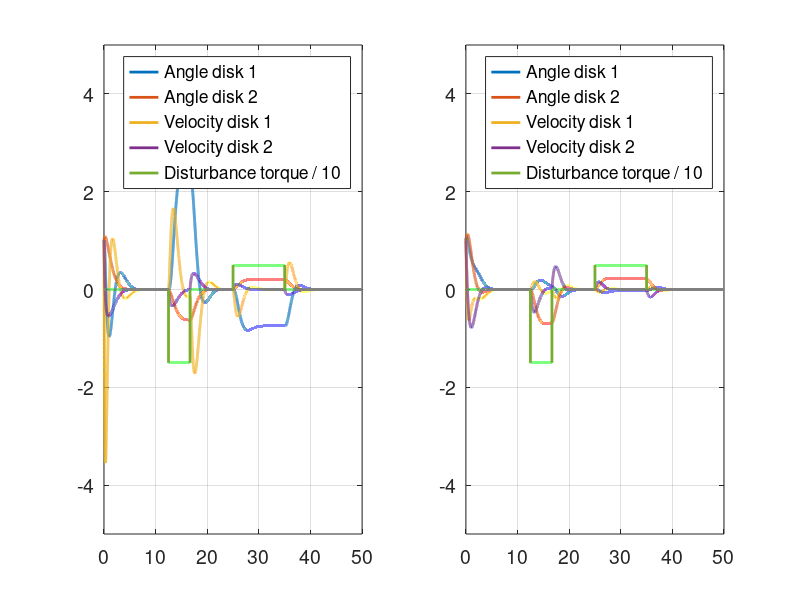

This chart was generated by the following MATLAB code:
%%% Exercise 5 of set 5. Compare LQ optimal control to pole placement
%%% control of Exercise 3 of set 4. The original assignment S4E3 stays here
%%% and below the LQ optimal control is assessed. 
%%% 16/10/17 Niels Uitterdijk
%% Init
clf('reset')
clc
clear
%% Constants
J1 = 10/9;
J2 = 10;
c = 0.1;
k = 1;
ki = 1;
%% State space
A = [0 0 1 0; 0 0 0 1; -k/J1 k/J1 -c/J1 c/J1;k/J2 -k/J2 c/J2 -c/J2];
B = [0 0 ; 0 0; ki/J1 0 ; 0 1/J2];
C = [1 0 0 0; 0 1 0 0];
D = [0 0; 0 0];
%% Feedback to place eigenvalues
Eigen_d = [-5;-1;-1+i;-1-i];
F_pp = place(A,B,Eigen_d);
%% Optimal LQ feedback
Q1 = 1; Q2 = 50; Q3 = 1; Q4 = .11; R = .1;
Q = [Q1 0 0 0; 0 Q2 0 0; 0 0 Q3 0; 0 0 0 Q4];
H = [A -B*R^-1*B'; -Q -A'];
[Ev, Dv] = eig(H);
[n,n] = size(A);
Z = [];
for j=1:2*n;
if real(Dv(j,j))<0;Z=[Z Ev(:,j)];end;
end;
T11=Z(1:n,:);T21=Z(n+1:2*n,:);
P=T21*T11^(-1);
F_lq = R^-1*B'*P;
%% Check response
tmax = 50;
samplefreq = 1000;
t = linspace(0,tmax,tmax*samplefreq);
X0 = [1;1;1;1];
%% Disturbances
T_d = zeros(tmax*samplefreq,1);
T_d(floor(tmax/2*samplefreq):floor(tmax*samplefreq-15*samplefreq)) = 5;
T_d(floor(tmax/4*samplefreq):floor(tmax/3*samplefreq)) = -15;
U = [zeros(1,tmax*samplefreq);T_d'];
%% Linear simulation Pole Placement
syspp = ss(A-B*F_pp,B,zeros(size(A)),0);
[Y, T, X] = lsim(syspp,U,t,X0);
%% Linear simulation LQ optimal
syslq = ss(A-B*F_lq,B,zeros(size(A)),0);
[Y2, T2, X2] = lsim(syslq,U,t,X0);
%% Plot Pole Placement
subplot1 = subplot(1,2,1);
plot(t,X(:,1),'linewidth',2)
hold on
plot(t,X(:,2),'linewidth',2)
plot(t,X(:,3),'linewidth',2)
plot(t,X(:,4),'linewidth',2)
plot(t,T_d/10,'linewidth',2)
set(subplot1,'FontSize',14);
axis([0,tmax,-5,5])
legend('Angle disk 1','Angle disk 2','Velocity disk 1','Velocity disk 2','Disturbance torque / 10')
grid on
% subplot2 = subplot(1,2,2);
% plot(t,T_d,'linewidth',2)
% set(subplot2,'FontSize',14);
% axis([0,tmax,-25,25])
% grid on
% legend('Disturbance torque')
%% Plot LQ optimal
subplot2 = subplot(1,2,2);
plot(t,X2(:,1),'linewidth',2)
hold on
plot(t,X2(:,2),'linewidth',2)
plot(t,X2(:,3),'linewidth',2)
plot(t,X2(:,4),'linewidth',2)
plot(t,T_d/10,'linewidth',2)
set(subplot2,'FontSize',14);
axis([0,tmax,-5,5])
legend('Angle disk 1','Angle disk 2','Velocity disk 1','Velocity disk 2','Disturbance torque / 10')
grid on
% subplot2 = subplot(1,2,2);
% plot(t,T_d,'linewidth',2)
% set(subplot2,'FontSize',14);
% axis([0,tmax,-25,25])
% grid on
% legend('Disturbance torque')

    
